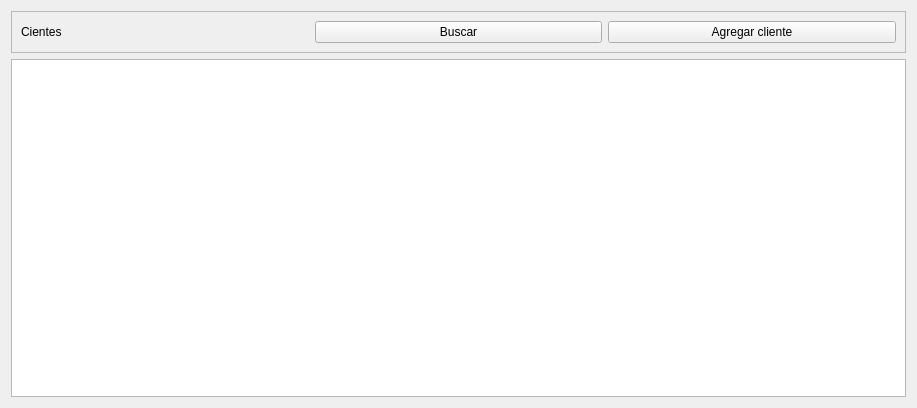
<?xml version="1.0" encoding="UTF-8"?>
<ui version="4.0">
 <class>Form</class>
 <widget class="QWidget" name="Form">
  <property name="geometry">
   <rect>
    <x>0</x>
    <y>0</y>
    <width>917</width>
    <height>408</height>
   </rect>
  </property>
  <property name="windowTitle">
   <string>Form</string>
  </property>
  <layout class="QVBoxLayout" name="verticalLayout">
   <item>
    <widget class="QFrame" name="frame">
     <property name="frameShape">
      <enum>QFrame::Shape::StyledPanel</enum>
     </property>
     <property name="frameShadow">
      <enum>QFrame::Shadow::Raised</enum>
     </property>
     <layout class="QHBoxLayout" name="horizontalLayout">
      <item>
       <widget class="QLabel" name="label">
        <property name="text">
         <string>Cientes</string>
        </property>
       </widget>
      </item>
      <item>
       <widget class="QPushButton" name="pushButton_2">
        <property name="text">
         <string>Buscar</string>
        </property>
       </widget>
      </item>
      <item>
       <widget class="QPushButton" name="pushButton">
        <property name="text">
         <string>Agregar cliente</string>
        </property>
       </widget>
      </item>
     </layout>
    </widget>
   </item>
   <item>
    <widget class="QTableView" name="tableView"/>
   </item>
  </layout>
 </widget>
 <resources/>
 <connections/>
</ui>
